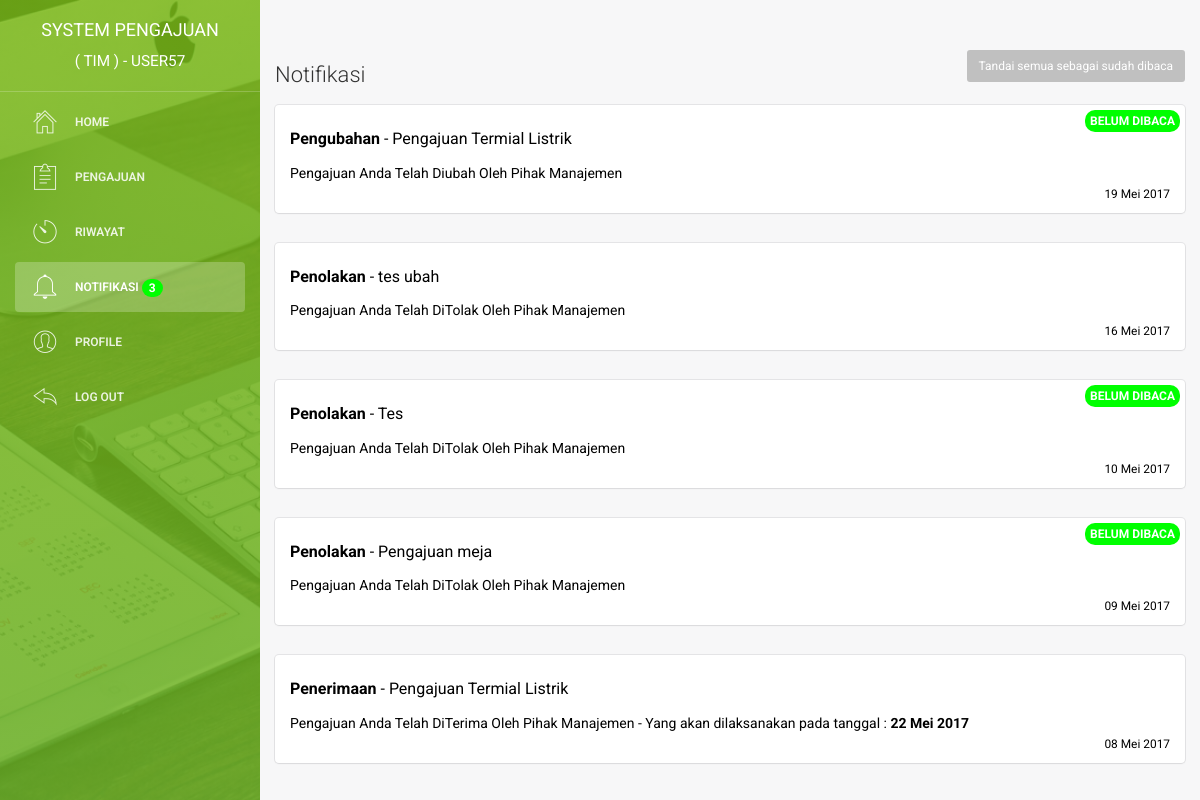
Page /notifikasi.php (signed in) on the committed database.
### tables this page shows
CREATE TABLE `user` (
  `id_user` int(11) NOT NULL,
  `username` varchar(225) NOT NULL,
  `email` varchar(225) NOT NULL,
  `password` varchar(225) NOT NULL,
  `nama_depan` varchar(225) NOT NULL,
  `nama_belakang` varchar(225) NOT NULL,
  `jk` enum('laki-laki','perempuan') NOT NULL,
  `no_hp` varchar(50) NOT NULL,
  `alamat` text NOT NULL,
  `role` enum('manajemen','tim') NOT NULL,
  `pembuatan_akun` date NOT NULL,
  `update_akun` date NOT NULL
);

CREATE TABLE `riwayat` (
  `id_riwayat` int(11) NOT NULL,
  `kegiatan` varchar(225) NOT NULL,
  `kegiatan2` varchar(225) NOT NULL,
  `kegiatan3` varchar(225) NOT NULL,
  `catatan` text NOT NULL,
  `jenis_riwayat` varchar(225) NOT NULL,
  `id_pengajuan` int(11) NOT NULL,
  `tanggal_kegiatan` date NOT NULL,
  `notifikasi` enum('1','0') NOT NULL
);

CREATE TABLE `pengajuan` (
  `id_pengajuan` int(11) NOT NULL,
  `pengajuan` varchar(225) NOT NULL,
  `id_user` int(11) NOT NULL,
  `id_jenis_pengajuan` int(11) NOT NULL,
  `tanggal_pengajuan` date NOT NULL,
  `gambar` varchar(225) NOT NULL,
  `biaya` int(225) NOT NULL,
  `alasan` text NOT NULL,
  `keterangan` text NOT NULL,
  `jadwal_pelaksanaan` date NOT NULL,
  `catatan` text NOT NULL,
  `status` enum('menunggu','proses','selesai') NOT NULL,
  `update_pengajuan` date NOT NULL
);

### notifikasi.php (the view, shortened to what this page needs)
<?php
    include 'system/koneksi.php';
    function tanggal_indo($tanggal){
        $bulan = array (1 =>   'Januari',
                'Februari',
                'Maret',
                'April',
                'Mei',
                'Juni',
                'Juli',
                'Agustus',
                'September',
                'Oktober',
                'November',
                'Desember'
        );
        $split = explode('-', $tanggal);
        return $split[2] . ' ' . $bulan[ (int)$split[1] ] . ' ' . $split[0];
    }
?>
<!doctype html>
<html lang="en">
<head>
    <link href="assets/css/bootstrap.min.css" rel="stylesheet" />
    <link href="assets/css/animate.min.css" rel="stylesheet"/>
    <link href="assets/css/light-bootstrap-dashboard.css" rel="stylesheet"/>
    <link href="assets/css/demo.css" rel="stylesheet" />
    <link href="http://maxcdn.bootstrapcdn.com/font-awesome/4.2.0/css/font-awesome.min.css" rel="stylesheet">
    <link href="assets/css/pe-icon-7-stroke.css" rel="stylesheet" />
    <link rel="stylesheet" href="assets/dist/sweetalert.css">
</head>
<body>
    <div class="wrapper">
        <div class="sidebar" data-color="green" data-image="assets/img/sidebar.jpg">
            <div class="sidebar-wrapper">
                <div class="logo">
                    <a href="index" class="simple-text">
    <?php
    $query_login = "SELECT * FROM user WHERE email ='$_SESSION[email]'";
        $result_login = mysqli_query($con, $query_login);
        $data_login = mysqli_fetch_assoc($result_login);
        $id_login = $data_login["id_user"];
        $username_login = $data_login["username"];
    ?>
                        System Pengajuan<br><small>( TIM ) - <?php echo $username_login ?></small>
                    </a>
                </div>
                <ul class="nav">
                    <li>
                        <a href="index">
                            <i class="pe pe-7s-home"></i>
                            <p>Home</p>
                        </a>
                    </li>
                    <li>
                        <a href="pengajuan">
                            <i class="pe pe-7s-note2"></i>
                            <p>Pengajuan</p>
                        </a>
                    </li>
                    <li>
                        <a href="riwayat">
                            <i class="pe pe-7s-timer"></i>
                            <p>Riwayat</p>
                        </a>
                    </li>
                    <li class="active">
                        <a href="notifikasi">
                            <i class="pe pe-7s-bell"></i>
    <?php
        $query_notifikasi = " SELECT a.id_riwayat FROM riwayat
                AS a INNER JOIN pengajuan AS b WHERE a.id_pengajuan = b.id_pengajuan
                AND b.id_user = '$id_login' AND a.notifikasi= '1' ";
        $result_notifikasi = mysqli_query($con, $query_notifikasi);
        $banyakdata_notifikasi = $result_notifikasi->num_rows;
    ?>
                            <p>Notifikasi
    <?php
        if ($banyakdata_notifikasi > 0){
            if( $banyakdata_notifikasi <= 10 ){
                $hasil = $banyakdata_notifikasi;
                echo "<span class='new badge'>$hasil</span>";
            }else{
                $hasil = "10 +";
                echo "<span class='new badge'>$hasil</span>";
            }
        }else{
        }
    ?>
                            </p>
                        </a>
                    </li>
                    <li>
                        <a href="profil">
                            <i class="pe pe-7s-user"></i>
                            <p>Profile</p>
                        </a>
                    </li>
                    <li>
                        <a href="#" onclick = "logout()">
                            <i class="pe pe-7s-back"></i>
                            <p>Log out</p>
                        </a>
                    </li>
                </ul>
            </div>
        </div>
        <div class="main-panel">
            <div class="content">
                <div class="row">
                    <div class="col-md-12">
                        <div class="header">
                            <div class="row">
                                <div class="col-md-6">
                                    <h4 class="title">Notifikasi</h4>
                                </div>
                                <br>
                                <div class="col-md-6" align="right">
                            <?php   echo'<a href="system/bacasemua?id_user='.$id_login.'">'; ?>
                                        <button type="button" rel="tooltip" class="btn btn-info btn-fill btn-sm">
                                            Tandai semua sebagai sudah dibaca
                                        </button>
                                    </a>
                                </div>
                            </div>
                        </div>
    <?php
        $query2 = "SELECT a.id_riwayat, a.kegiatan, a.id_pengajuan, b.pengajuan , b.jadwal_pelaksanaan, a.jenis_riwayat, a.kegiatan3,
                a.tanggal_kegiatan, b.id_user, a.notifikasi FROM riwayat
                AS a INNER JOIN pengajuan AS b WHERE a.id_pengajuan = b.id_pengajuan
                AND b.id_user = '$id_login' ORDER BY id_riwayat DESC " ;
        $result2 = mysqli_query($con, $query2);
            if($result2->num_rows == 0){
                        echo '<a href="#" style="color:black">
                            <div class="card">
                                <div class="content">
                                    <div class="row">
                                        <div class="col-md-12">
                                            <div align="center">
                                                Anda tidak memiliki notifikasi
                                                <br>
                                                <button type="button" class="btn btn-primary btn-fill btn-sm">
                                                    <i class="fa fa-refresh"></i>
                                                </button>
                                            </div>
                                        </div>
                                    </div>
                                </div>
                            </div>
                        </a>';
            }
            else {
        while($data2 = mysqli_fetch_assoc($result2)){
                        echo '<a href="system/notifikasi_pengajuan?id='.$data2['id_riwayat'].'" style="color:black">
                            <div class="card">
                                <div class="content">
                                    <div class="row">
                                        <div class="col-md-12">
                                            <input type="hidden" name="id_pengajuan" value="'.$data2['id_pengajuan'].'">
                                            <h5><b>'.$data2['jenis_riwayat'].'</b> - '.$data2['pengajuan'].'</h5>
                                            '.$data2['kegiatan3'].'';
            if($data2['jenis_riwayat'] == "Penerimaan"){
                                            echo ' - Yang akan dilaksanakan pada tanggal : <b>'.tanggal_indo(''.$data2['jadwal_pelaksanaan'].'').'</b>';
            }
                                            echo '<div align="right">
                                                <small>'.tanggal_indo(''.$data2['tanggal_kegiatan'].'').'</small>
                                            </div>';
        if ($data2['notifikasi'] == "1"){
                                            echo '<div align="right">
                                                <span class="badge upper atas">Belum DiBaca</span>
                                            </div>';
        }
        else{
        }
                                    echo '</div>
                                    </div>
                                </div>
                            </div>
                        </a>';
        }
            }
    ?>
                    </div>
                </div>
            </div>
        </div>
    </div>
</body>
</html>

### rows in the picture
user: username "USER57"
riwayat: jenis_riwayat "Pengubahan", id_pengajuan.pengajuan "Pengajuan Termial Listrik", kegiatan3 "Pengajuan Anda Telah Diubah Oleh Pihak Manajemen", tanggal_kegiatan "19 Mei 2017", notifikasi "BELUM DIBACA"
riwayat: jenis_riwayat "Penolakan", id_pengajuan.pengajuan "tes ubah", kegiatan3 "Pengajuan Anda Telah DiTolak Oleh Pihak Manajemen", tanggal_kegiatan "16 Mei 2017"
riwayat: jenis_riwayat "Penolakan", id_pengajuan.pengajuan "Tes", kegiatan3 "Pengajuan Anda Telah DiTolak Oleh Pihak Manajemen", tanggal_kegiatan "10 Mei 2017", notifikasi "BELUM DIBACA"
riwayat: jenis_riwayat "Penolakan", id_pengajuan.pengajuan "Pengajuan meja", kegiatan3 "Pengajuan Anda Telah DiTolak Oleh Pihak Manajemen", tanggal_kegiatan "09 Mei 2017", notifikasi "BELUM DIBACA"
riwayat: jenis_riwayat "Penerimaan", id_pengajuan.pengajuan "Pengajuan Termial Listrik", kegiatan3 "Pengajuan Anda Telah DiTerima Oleh Pihak Manajemen", id_pengajuan.jadwal_pelaksanaan "22 Mei 2017", tanggal_kegiatan "08 Mei 2017"

### other values in the picture
$hasil "3"
